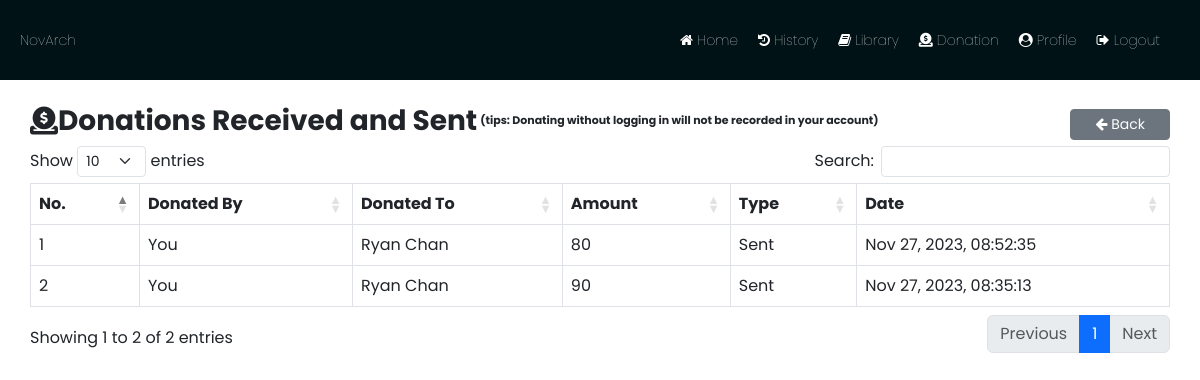
The app's page /donated_reader.php (signed in) with its own data.
### tables this page shows
CREATE TABLE `donations` (
  `donation_id` int(11) NOT NULL,
  `author` int(11) NOT NULL,
  `donator` int(11) DEFAULT NULL,
  `name` varchar(255) NOT NULL,
  `amount` varchar(11) NOT NULL,
  `date_donate` datetime NOT NULL
);

CREATE TABLE `profiles` (
  `profiles_id` int(11) NOT NULL,
  `firstname` varchar(255) NOT NULL,
  `lastname` varchar(255) NOT NULL,
  `birthday` date DEFAULT NULL,
  `profiles_about` text NOT NULL,
  `profiles_introtitle` text NOT NULL,
  `profiles_introtext` text NOT NULL,
  `users_id` int(11) DEFAULT NULL,
  `profile_picture` varchar(255) NOT NULL
);

### functions/database.php (called while the page is built, shortened)
<?php
$host = "localhost";
$username = "root";
$password = "";
$database = "books";
$conn = mysqli_connect($host, $username, $password, $database);
function first($table, $columns_and_values)
{
    global $conn;
    $sql = "SELECT * FROM $table WHERE ";
    $params = [];
    $types = "";
    $i = 0;
    foreach ($columns_and_values as $column => $value) {
        $sql .= "$column = ? ";
        $params[] = &$columns_and_values[$column];
        $types .= "s";
    }
    $sql .= "LIMIT 1";
    $stmt = mysqli_prepare($conn, $sql);
    array_unshift($params, $types);
    call_user_func_array(array($stmt, "bind_param"), $params);
    $stmt->execute();
    $result = $stmt->get_result();
    return $result->fetch_assoc();
}

### donated_reader.php (the view, shortened to what this page needs)
<?php require_once('header.php');
$users_id = $_SESSION['userid'];
$query = "SELECT * FROM donations WHERE donator='$users_id' ORDER BY date_donate DESC";
$result = mysqli_query($conn, $query);
?>
<div class="container my-4 p-0">
    <div class="d-flex justify-content-between align-items-center">
        <h3 class="text-bold d-flex align-items-center"><i class="fa fa-donate"></i>Donations Received and Sent <span style="font-size: 11px; margin-left:3px"> (tips: Donating without logging in will not be recorded in your account)</span></h3>
        <div>
            <!-- <?php
                    $status = first('users', ['users_id' => $_SESSION['userid']]);
                    ?>
            <a href="index.php" class="btn btn-secondary btn-sm px-4"><i class="fa fa-arrow-left"></i> Back</a>
        </div>
    </div>
    <table class="table table-bordered" id="tables">
        <thead>
            <tr>
                <th>No.</th>
                <th>Donated By</th>
                <th>Donated To</th>
                <th>Amount</th>
                <th>Type</th>
                <th>Date</th>
            </tr>
        </thead>
        <tbody>
            <?php
            $index = 1;
            while ($fetch = mysqli_fetch_assoc($result)) : ?>
                <tr>
                    <td><?php echo $index;
                        $index++; ?></td>
                    <td><?php
                        if ($fetch['donator'] == $_SESSION['userid']) {
                            echo 'You';
                        }
                        ?>
                    </td>
                    <td>
                        <?php
                        if ($fetch['author'] == $_SESSION['userid']) {
                            echo 'You';
                        } else {
                            $name_author = first('profiles', ['users_id' => $fetch['author']]);
                            echo $name_author['firstname'] . ' ' . $name_author['lastname'];
                        }
                        ?>
                    </td>
                    <td><?= $fetch['amount'] ?></td>
                    <td>
                        <?php if ($fetch['donator'] == $_SESSION['userid']) { ?>
                            Sent
                        <?php } else { ?>
                            Received
                        <?php } ?>
                    </td>
                    <td><?php echo date('M d, Y, h:i:s', strtotime($fetch['date_donate'])); ?></td>
                </tr>
            <?php endwhile; ?>
        </tbody>
    </table>
</div>
<?php require_once('footer.php'); ?>

### css/newcss.css (style rules this page uses)
* { margin: 0; padding: 0; }
body { font-family: "Poppins"; }
.text-bold { font-weight: bold; }

### records on screen
donations: shows "You", profiles.firstname "Ryan", profiles.lastname "Chan", amount "80", shows "Sent", date_donate "Nov 27, 2023, 08:52:35"
donations: shows "You", profiles.firstname "Ryan", profiles.lastname "Chan", amount "90", shows "Sent", date_donate "Nov 27, 2023, 08:35:13"
